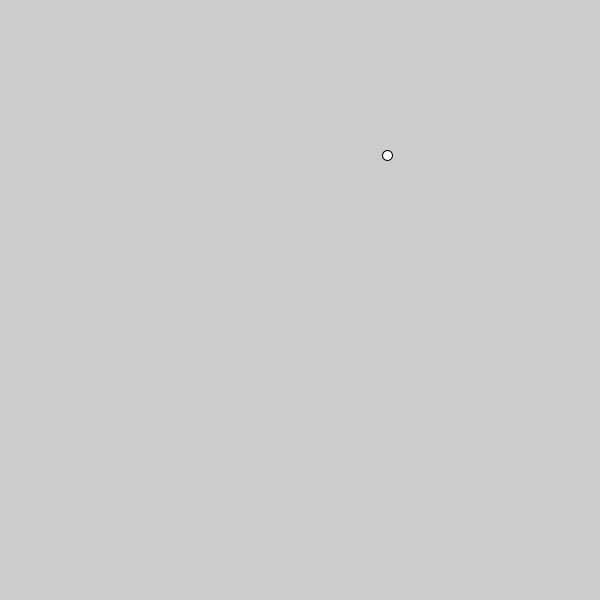
Frame 1 (no input)
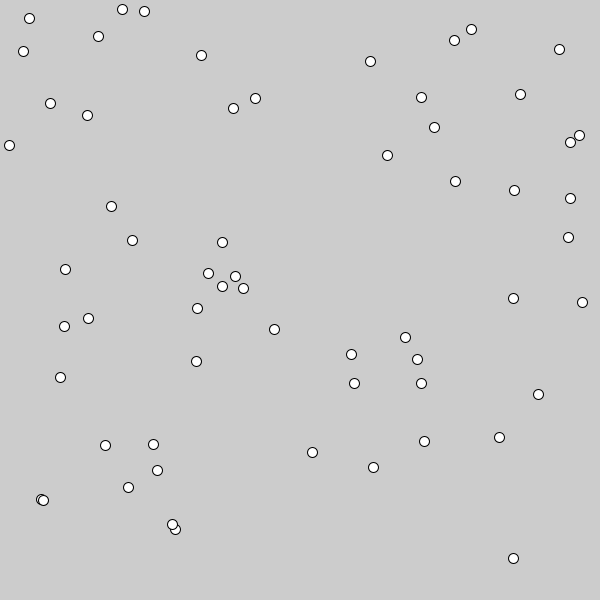
Frame 60 (the mouse pressed at the canvas centre just before this capture)
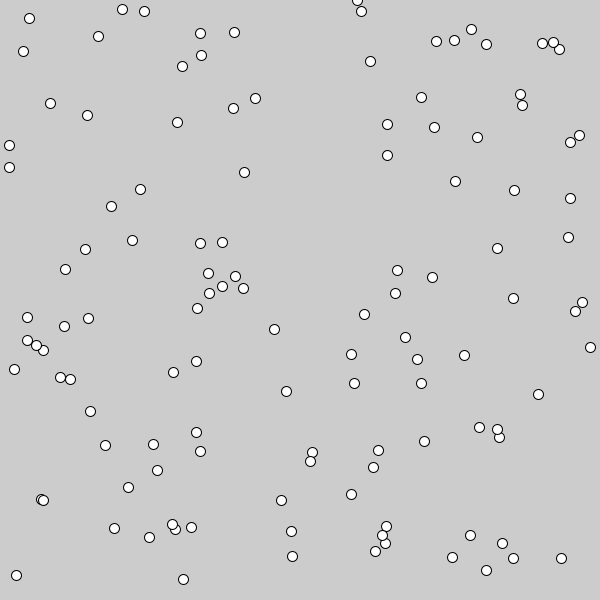
Frame 120 (the mouse held since frame 60 and released just before this capture)

The Processing sketch that drew these frames (run headless with seeded random() and noise(); from frame 60 on, the mouse is pressed at the canvas centre):

// Processing sketch: modulo00
// ── modulo00.pde
Particula [] part = new Particula[256];
int indice = 0;

void setup() {
  size(600, 600);
  for (int i = 0; i < part.length; i++) {
    part[i] = new Particula (random(width), random(height));
  }
}

void draw() {
  //background(0);
    part[indice].display();
    part[indice].move();
    
    indice = (indice +1)%part.length;
  
}

// ── Particula.pde
class Particula {
  float xPos;
  float yPos;

  Particula(float x, float y) {
    xPos = x;
    yPos = y;
  }

  void display() {
    ellipse(xPos, yPos, 10, 10);
  }

  void move() {
    float rX = random(-1,1);
    float rY = random(-1,1);
    xPos += rX;
    yPos +=rY;
  }
}//EOC
